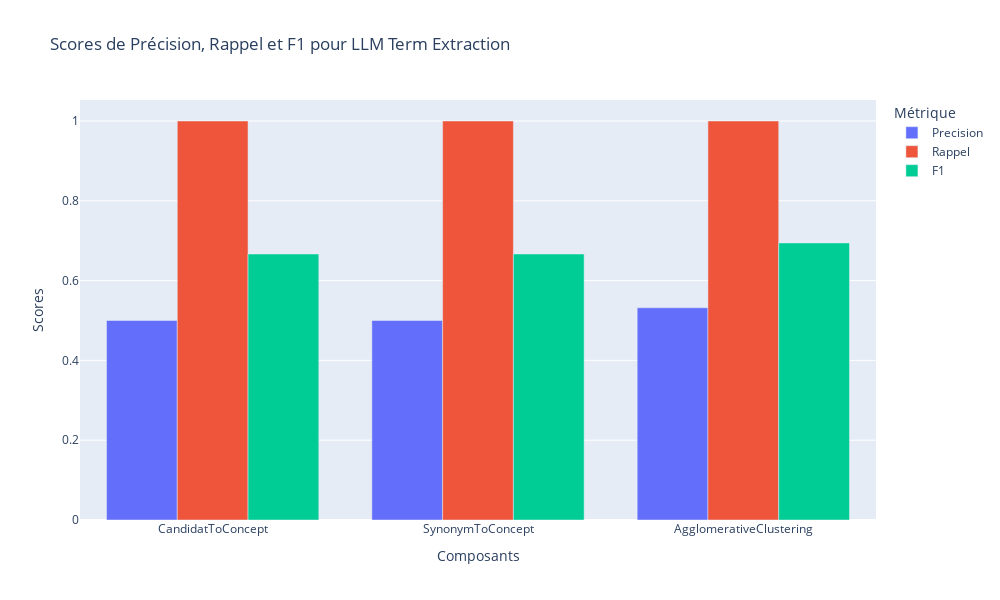

Write notebook code for a chart like this one.
### Code cell
def create_bar_chart(index_name, data):
    precision = data.loc[index_name].xs('Precision', level=1)
    rappel = data.loc[index_name].xs('Rappel', level=1)
    f1 = data.loc[index_name].xs('F1', level=1)

    fig = go.Figure(data=[
        go.Bar(name='Précision', x=data.columns.levels[0], y=precision),
        go.Bar(name='Rappel', x=data.columns.levels[0], y=rappel),
        go.Bar(name='F1', x=data.columns.levels[0], y=f1)
    ])
    
    # Modifier la disposition du graphique
    fig.update_layout(
        title=f'Scores de Précision, Rappel et F1 pour {index_name}',
        xaxis_title='Composants',
        yaxis_title='Scores',
        barmode='group'
    )
    
    fig.show()

data_long = pipelines_scores.reset_index().melt(id_vars='index', var_name=['Composant', 'Métrique'], value_name='Score')
data_long.rename(columns={'index': 'Extraction'}, inplace=True)
data_long = data_long.dropna()

def create_bar_chart(index_name, data):
    df = data[data['Extraction'] == index_name]
    fig = px.bar(df, x='Composant', y='Score', color='Métrique', barmode='group',
                 title=f'Scores de Précision, Rappel et F1 pour {index_name}')
    
    fig.update_layout(
        xaxis_title='Composants',
        yaxis_title='Scores'
    )
    fig.update_layout(width=1000, height=600)
    fig.show()

# Créer un diagramme en barres pour chaque index
for idx in term_extraction_components:
    create_bar_chart(idx, data_long)

### Figure 1 — Plotly figure (JSON) as saved in the notebook; plotly's stock layout.template omitted (floating-point values rounded to 4 significant figures)
{"data": [{"alignmentgroup": "True", "hovertemplate": "Métrique=Precision<br>Composant=%{x}<br>Score=%{y}<extra></extra>", "legendgroup": "Precision", "marker": {"color": "#636efa", "pattern": {"shape": ""}}, "name": "Precision", "offsetgroup": "Precision", "orientation": "v", "showlegend": true, "textposition": "auto", "type": "bar", "x": ["CandidatToConcept", "SynonymToConcept", "AgglomerativeClustering"], "xaxis": "x", "y": [0.5, 0.5, 0.5319], "yaxis": "y"}, {"alignmentgroup": "True", "hovertemplate": "Métrique=Rappel<br>Composant=%{x}<br>Score=%{y}<extra></extra>", "legendgroup": "Rappel", "marker": {"color": "#EF553B", "pattern": {"shape": ""}}, "name": "Rappel", "offsetgroup": "Rappel", "orientation": "v", "showlegend": true, "textposition": "auto", "type": "bar", "x": ["CandidatToConcept", "SynonymToConcept", "AgglomerativeClustering"], "xaxis": "x", "y": [1, 1, 1], "yaxis": "y"}, {"alignmentgroup": "True", "hovertemplate": "Métrique=F1<br>Composant=%{x}<br>Score=%{y}<extra></extra>", "legendgroup": "F1", "marker": {"color": "#00cc96", "pattern": {"shape": ""}}, "name": "F1", "offsetgroup": "F1", "orientation": "v", "showlegend": true, "textposition": "auto", "type": "bar", "x": ["CandidatToConcept", "SynonymToConcept", "AgglomerativeClustering"], "xaxis": "x", "y": [0.6667, 0.6667, 0.6944], "yaxis": "y"}], "layout": {"barmode": "group", "height": 600, "legend": {"title": {"text": "Métrique"}, "tracegroupgap": 0}, "title": {"text": "Scores de Précision, Rappel et F1 pour LLM Term Extraction"}, "width": 1000, "xaxis": {"anchor": "y", "domain": [0, 1], "title": {"text": "Composants"}}, "yaxis": {"anchor": "x", "domain": [0, 1], "title": {"text": "Scores"}}}}
